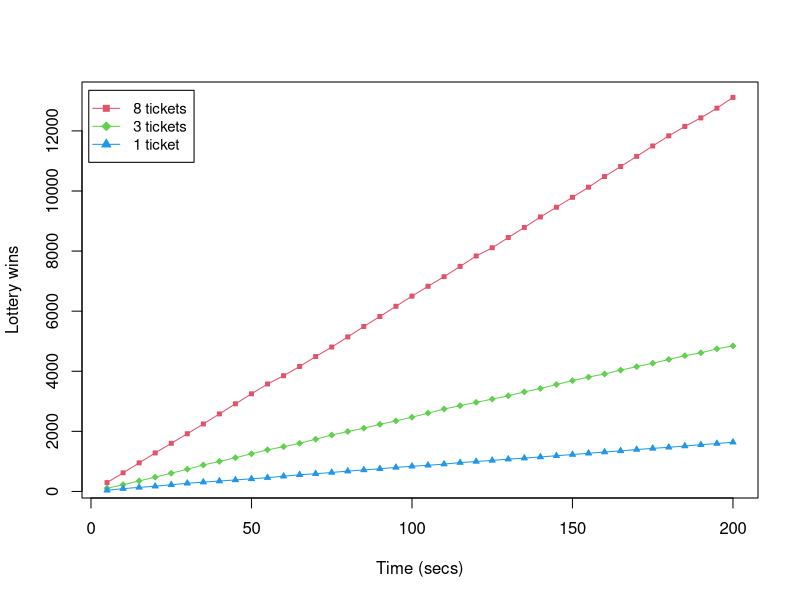
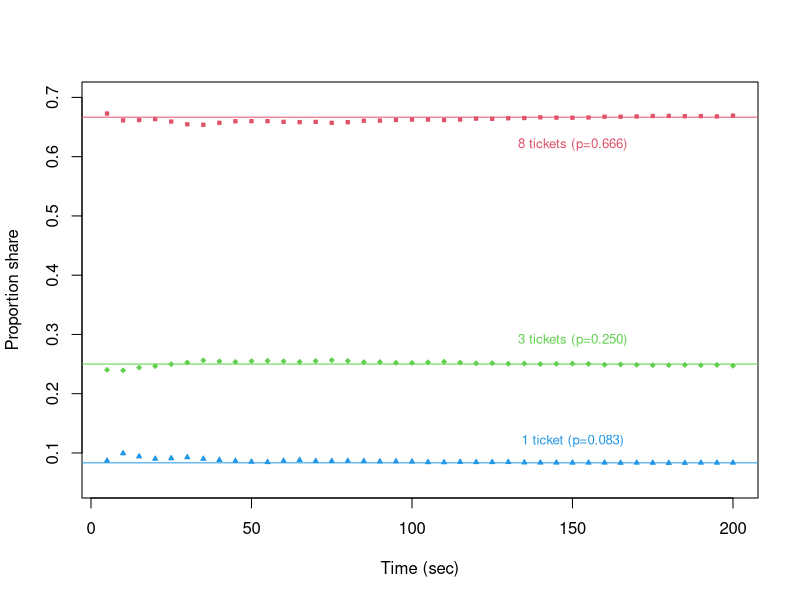

Write R code to recreate these figures, in order.
data <- read.csv('test1.1.csv', header = F)
data <- data[,c(4,6,2)]
names(data) <- c('w1','w3','w8')
data$time <- seq(0,200,5)
data$w1 <- data$w1 - data$w1[1]
data$w3 <- data$w3 - data$w3[1]
data$w8 <- data$w8 - data$w8[1]
data <- data[2:nrow(data),]
pdf('test1a.pdf')
plot(data$time,data$w8,type='l',xlab='Time (secs)',ylab='Lottery wins',col=2)
points(data$time,data$w8,col=2,cex=0.6,pch=22,bg=2)
lines(data$time,data$w3,col=3)
points(data$time,data$w3,col=3,cex=0.6,pch=23,bg=3)
lines(data$time,data$w1,col=4)
points(data$time,data$w1,col=4,cex=0.6,pch=24,bg=4)
legend('topleft', legend=c("8 tickets", "3 tickets","1 ticket"),inset=c(0.01,0.02)
       ,col=2:4,lty=c(1,1,1),pch=22:24,pt.bg=2:4, cex=0.9)
dev.off()
data$total <- data$w1 + data$w3 + data$w8
data$p1 <- data$w1 / data$total
data$p3 <- data$w3 / data$total
data$p8 <- data$w8 / data$total
pdf('test1b.pdf')
plot(data$time,data$p1,ylim=c(0.05,0.7),pch=24,bg=4,cex=0.5,col=4
     ,xlab='Time (sec)',ylab='Proportion share')
abline(h=(1/12),col=4)
text(150,0.12,'1 ticket (p=0.083)',cex=0.8,col=4)
points(data$time,data$p3,pch=23,bg=3,cex=0.5,col=3)
abline(h=(3/12),col=3)
text(150,0.29,'3 tickets (p=0.250)',cex=0.8,col=3)
points(data$time,data$p8,pch=22,bg=2,cex=0.5,col=2)
abline(h=(8/12),col=2)
text(150,0.62,'8 tickets (p=0.666)',cex=0.8,col=2)
dev.off()
